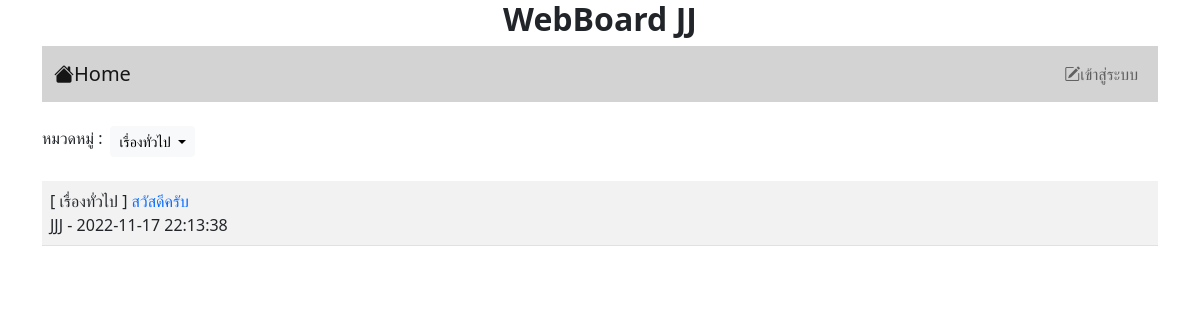
Page /index.php?id=1 on the committed database.
### tables this page shows
CREATE TABLE `category` (
  `id` int(11) NOT NULL,
  `name` varchar(32) NOT NULL
);

CREATE TABLE `post` (
  `id` int(11) NOT NULL,
  `title` varchar(128) NOT NULL,
  `content` varchar(2048) NOT NULL,
  `post_date` datetime NOT NULL,
  `cat_id` int(11) NOT NULL,
  `user_id` int(11) NOT NULL
);

CREATE TABLE `user` (
  `id` int(11) NOT NULL,
  `login` varchar(32) NOT NULL,
  `password` varchar(64) NOT NULL,
  `name` varchar(64) NOT NULL,
  `gender` char(1) NOT NULL,
  `email` varchar(32) NOT NULL,
  `role` char(1) NOT NULL
);

### index.php (the view, shortened to what this page needs)
<?php
    if(!isset($_GET['id'])){
        header("Location:index.php?id=0");
    }
    else{
        $id= $_GET['id'];
    }
?>
<!DOCTYPE html>
<html lang="en">
<head>
    <link href="https://cdn.jsdelivr.net/npm/bootstrap@5.2.2/dist/css/bootstrap.min.css" rel="stylesheet">
    <link rel="stylesheet" href="https://cdn.jsdelivr.net/npm/bootstrap-icons@1.9.1/font/bootstrap-icons.css">
</head>
<?php
    if(!isset($_SESSION['id'])){
?>
<body>
    <div class="container" >
    <H1 style="font-size: 200%"><center><b> WebBoard JJ </b></center></H1>
    <?php include "nav.php" ?>
    <br>
    <?php
    $conn = new PDO("mysql:host=localhost;dbname=webboard;charset=utf8","root","");
    ?>
    <div class="d-flex">
        <div class="input-group">
            <label>หมวดหมู่ : </label>
            <span class="dropdown ms-2">
            <button class="btn btn-light dropdown-toggle btn-sm "
            type="button" id="button2" data-bs-toggle="dropdown"
            aria-expanded="false">
                <?php
                if($id != 0)
                foreach($conn->query("SELECT name FROM category WHERE id = $id") as $row){
                     echo $row['0'];
                }else{echo '--ทั้งหมด--';}
                ?>
            </button>
            </span>
        </div>
    </div>
    <br>
    <table class="table table-striped">
    <?php
        $conn = new PDO("mysql:host=localhost;dbname=webboard;charset=utf8","root","");
        $conn -> exec("SET CHARACTER SET utf8");
        if($id != 0){
            $data = $conn->query("SELECT p.id,p.title,p.content,p.post_date ,c.name,u.name FROM post p , user u , category c WHERE p.cat_id = c.id AND c.id = $id AND p.user_id = u.id order by p.id DESC;");
        }else{
            $data = $conn->query("SELECT p.id,p.title,p.content,p.post_date ,c.name,u.name FROM post p , user u , category c WHERE p.cat_id = c.id AND p.user_id = u.id order by p.id DESC;");
        }
        if($data !== false){
            while($row = $data->fetch()){
               echo "<tr><td>";
               echo "[ ".$row['4']." ] ";
               echo "<a href=\"post.php?id=".$row['0']."\" style=text-decoration:none>";
               echo $row['1']."</a>";
               echo "<br>";
               echo $row['5']." - " . $row['3'];
               echo "</td></tr>";
            }
        }
    ?>
    </table>
    </div>
</body>
<?php
    }
?>
</html>

### rows in the picture
category: name "เรื่องทั่วไป"
post: category.name "เรื่องทั่วไป", title "สวัสดีครับ", user.name "JJJ", post_date "2022-11-17 22:13:38"
